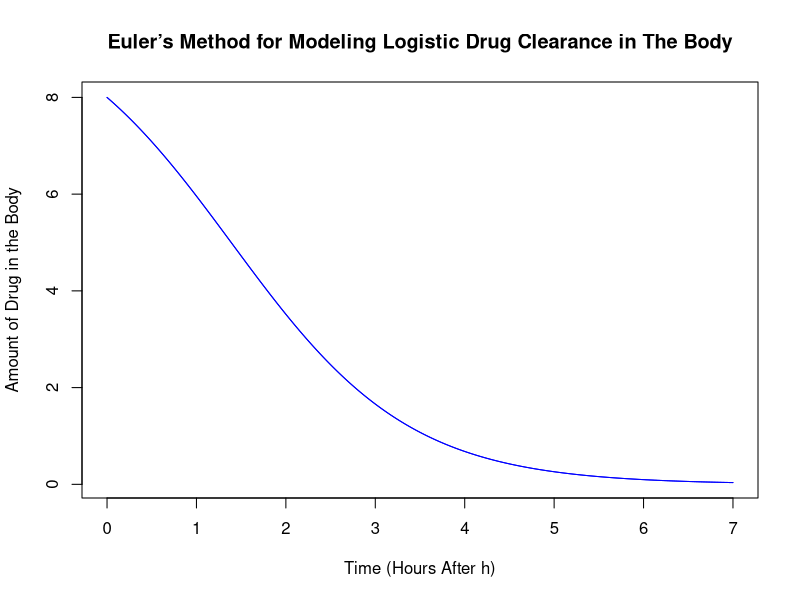

Write the R code that produced this figure.
# model for h < t morphine metabolized logistically
exp_model <- function(pop, c,K,r) {
val <- -(c*pop*(1-pop/K))
return(val)
}
t_vals <- seq(0, 7, by = 0.01)
p_vals <- rep(NA, times = length(t_vals))
p_vals[1] <- 8
for (n in 2:length(t_vals)) {
h <- t_vals[2] - t_vals[1]
p_vals[n] <- p_vals[n-1] + h*exp_model(pop = p_vals[n-1], c = 1, K=10,r=2)
}
plot(t_vals, p_vals, type = "l", col = "blue", xlab = "Time (Hours After h)",
ylab = "Amount of Drug in the Body",
main = "Euler’s Method for Modeling Logistic Drug Clearance in The Body")
lines(t_vals, p_vals, col = "blue")